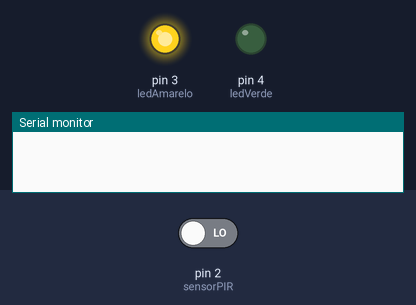
Simulated run of this sketch. Board: Arduino Uno, built with avr-gcc and run on an emulated ATmega328P. Shown: output pins drawn as LEDs (lit = HIGH), the last lines printed to the serial monitor. Inputs (shaded band) come from the test bench; at power-on: pin 2 (sensorPIR) LOW.

Above: at 1.2 s.
1.3 s: pin 2 (sensorPIR) driven HIGH
At 2.5 s:
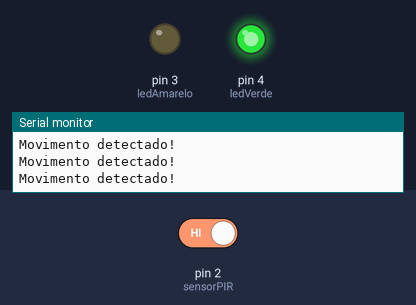
2.8 s: pin 2 (sensorPIR) driven LOW
At 3.7 s:
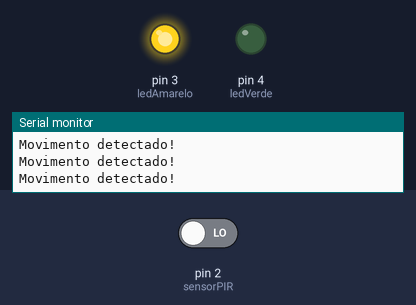
Timing chart, 0 to 5.8 s (numbered marks = the images above; inputs shaded):
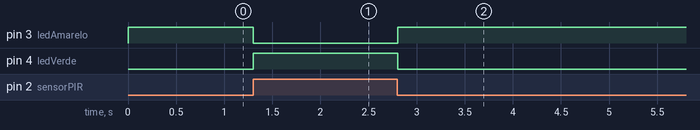

The sketch:

Controle_PIR.ino
```cpp
const int sensorPIR = 2;
const int ledAmarelo = 3;
const int ledVerde = 4;

void setup() {
  pinMode(sensorPIR, INPUT);
  pinMode(ledAmarelo, OUTPUT);
  pinMode(ledVerde, OUTPUT);

  Serial.begin(9600);
}

void loop() {
  int movimento = digitalRead(sensorPIR);

  if (movimento == HIGH) {
    digitalWrite(ledVerde, HIGH);
    digitalWrite(ledAmarelo, LOW);
    Serial.println("Movimento detectado!");
  }
  else {
    digitalWrite(ledVerde, LOW);
    digitalWrite(ledAmarelo, HIGH);
  }

  delay(100);
}
```

Measured:
- after the input at 1.3 s, pin 3 (ledAmarelo): HIGH → LOW at once; pin 4 (ledVerde): LOW → HIGH at once
- after the input at 2.8 s, pin 3 (ledAmarelo): LOW → HIGH at once; pin 4 (ledVerde): HIGH → LOW at once
